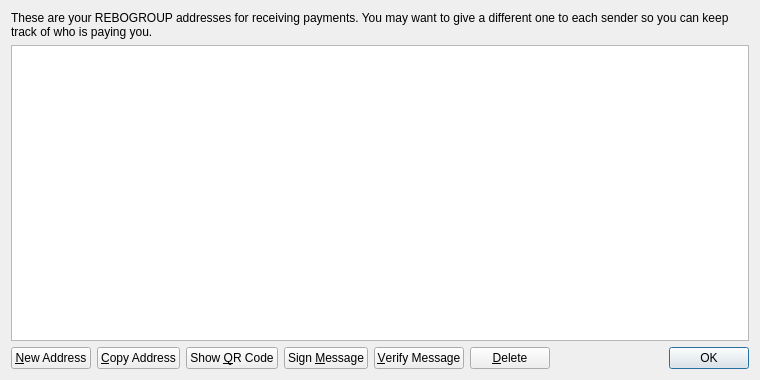
<?xml version="1.0" encoding="UTF-8"?>
<ui version="4.0">
 <class>AddressBookPage</class>
 <widget class="QWidget" name="AddressBookPage">
  <property name="geometry">
   <rect>
    <x>0</x>
    <y>0</y>
    <width>760</width>
    <height>380</height>
   </rect>
  </property>
  <property name="windowTitle">
   <string>Address Book</string>
  </property>
  <layout class="QVBoxLayout" name="verticalLayout">
   <item>
    <widget class="QLabel" name="labelExplanation">
     <property name="text">
      <string>These are your REBOGROUP addresses for receiving payments. You may want to give a different one to each sender so you can keep track of who is paying you.</string>
     </property>
     <property name="textFormat">
      <enum>Qt::PlainText</enum>
     </property>
     <property name="wordWrap">
      <bool>true</bool>
     </property>
    </widget>
   </item>
   <item>
    <widget class="QTableView" name="tableView">
     <property name="contextMenuPolicy">
      <enum>Qt::CustomContextMenu</enum>
     </property>
     <property name="toolTip">
      <string>Double-click to edit address or label</string>
     </property>
     <property name="tabKeyNavigation">
      <bool>false</bool>
     </property>
     <property name="alternatingRowColors">
      <bool>true</bool>
     </property>
     <property name="selectionMode">
      <enum>QAbstractItemView::SingleSelection</enum>
     </property>
     <property name="selectionBehavior">
      <enum>QAbstractItemView::SelectRows</enum>
     </property>
     <property name="sortingEnabled">
      <bool>true</bool>
     </property>
     <attribute name="verticalHeaderVisible">
      <bool>false</bool>
     </attribute>
    </widget>
   </item>
   <item>
    <layout class="QHBoxLayout" name="horizontalLayout">
     <item>
      <widget class="QPushButton" name="newAddressButton">
       <property name="toolTip">
        <string>Create a new address</string>
       </property>
       <property name="text">
        <string>&amp;New Address</string>
       </property>
       <property name="icon">
        <iconset resource="../bitcoin.qrc">
         <normaloff>:/icons/add</normaloff>:/icons/add</iconset>
       </property>
      </widget>
     </item>
     <item>
      <widget class="QPushButton" name="copyToClipboard">
       <property name="toolTip">
        <string>Copy the currently selected address to the system clipboard</string>
       </property>
       <property name="text">
        <string>&amp;Copy Address</string>
       </property>
       <property name="icon">
        <iconset resource="../bitcoin.qrc">
         <normaloff>:/icons/editcopy</normaloff>:/icons/editcopy</iconset>
       </property>
      </widget>
     </item>
     <item>
      <widget class="QPushButton" name="showQRCode">
       <property name="text">
        <string>Show &amp;QR Code</string>
       </property>
       <property name="icon">
        <iconset resource="../bitcoin.qrc">
         <normaloff>:/icons/qrcode</normaloff>:/icons/qrcode</iconset>
       </property>
      </widget>
     </item>
     <item>
      <widget class="QPushButton" name="signMessage">
       <property name="toolTip">
        <string>Sign a message to prove you own a REBOGROUP address</string>
       </property>
       <property name="text">
        <string>Sign &amp;Message</string>
       </property>
       <property name="icon">
        <iconset resource="../bitcoin.qrc">
         <normaloff>:/icons/edit</normaloff>:/icons/edit</iconset>
       </property>
      </widget>
     </item>
     <item>
      <widget class="QPushButton" name="verifyMessage">
       <property name="toolTip">
        <string>Verify a message to ensure it was signed with a specified REBOGROUP address</string>
       </property>
       <property name="text">
        <string>&amp;Verify Message</string>
       </property>
       <property name="icon">
        <iconset resource="../bitcoin.qrc">
         <normaloff>:/icons/transaction_0</normaloff>:/icons/transaction_0</iconset>
       </property>
      </widget>
     </item>
     <item>
      <widget class="QPushButton" name="deleteButton">
       <property name="toolTip">
        <string>Delete the currently selected address from the list</string>
       </property>
       <property name="text">
        <string>&amp;Delete</string>
       </property>
       <property name="icon">
        <iconset resource="../bitcoin.qrc">
         <normaloff>:/icons/remove</normaloff>:/icons/remove</iconset>
       </property>
      </widget>
     </item>
     <item>
      <spacer name="horizontalSpacer">
       <property name="orientation">
        <enum>Qt::Horizontal</enum>
       </property>
       <property name="sizeHint" stdset="0">
        <size>
         <width>40</width>
         <height>20</height>
        </size>
       </property>
      </spacer>
     </item>
     <item>
      <widget class="QDialogButtonBox" name="buttonBox">
       <property name="sizePolicy">
        <sizepolicy hsizetype="Maximum" vsizetype="Fixed">
         <horstretch>0</horstretch>
         <verstretch>0</verstretch>
        </sizepolicy>
       </property>
       <property name="standardButtons">
        <set>QDialogButtonBox::Ok</set>
       </property>
      </widget>
     </item>
    </layout>
   </item>
  </layout>
 </widget>
 <resources>
  <include location="../bitcoin.qrc"/>
 </resources>
 <connections/>
</ui>
